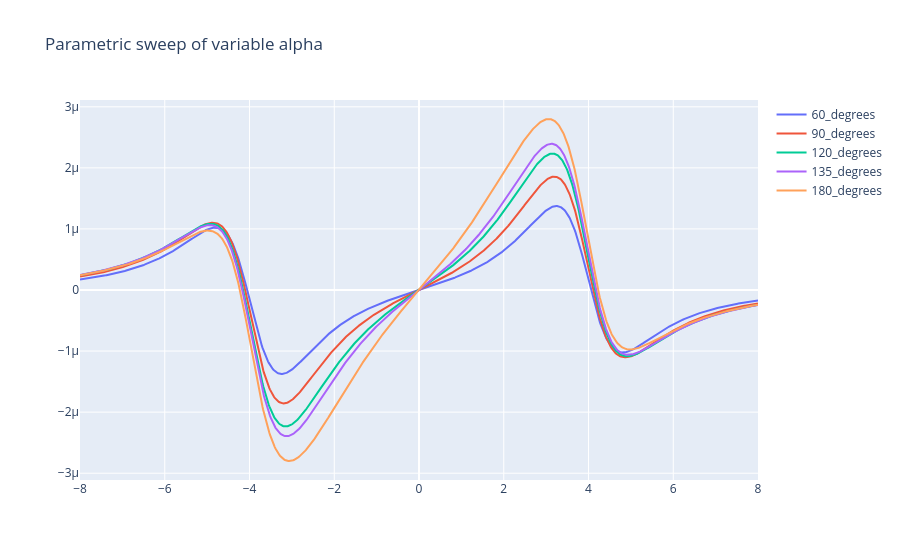

The notebook cell saved with this chart:
### Code cell
fig = go.Figure()
for alpha_test in alpha_parameters.values():

    x_coil, x_gradient, y_coil, y_gradient=create_xy_gradients(R,l,alpha_test,d,s,current)
    Bx=x_gradient.getB(x_axis)


    
    name=list(alpha_parameters.keys())[list(alpha_parameters.values()).index(alpha_test)]

    fig.add_trace(go.Scatter(x=x_axis[:,0], y=Bx[:,2], mode='lines', name=f'{name}'))

fig.update_layout(title="Parametric sweep of variable alpha")
fig.show()

### Figure 1 — Plotly figure (JSON) as saved in the notebook; plotly's stock layout.template omitted (floating-point values rounded to 4 significant figures; data arrays with more than 128 entries replaced by an {"elided": "..."} marker saying what was removed)
{"data": [{"mode": "lines", "name": "60_degrees", "type": "scatter", "x": {"elided": "1000 float values"}, "y": {"elided": "1000 float values"}}, {"mode": "lines", "name": "90_degrees", "type": "scatter", "x": {"elided": "1000 float values"}, "y": {"elided": "1000 float values"}}, {"mode": "lines", "name": "120_degrees", "type": "scatter", "x": {"elided": "1000 float values"}, "y": {"elided": "1000 float values"}}, {"mode": "lines", "name": "135_degrees", "type": "scatter", "x": {"elided": "1000 float values"}, "y": {"elided": "1000 float values"}}, {"mode": "lines", "name": "180_degrees", "type": "scatter", "x": {"elided": "1000 float values"}, "y": {"elided": "1000 float values"}}], "layout": {"title": {"text": "Parametric sweep of variable alpha"}}}
